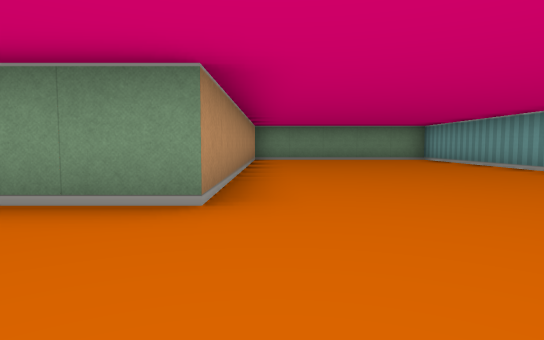
[1] (above)

19 first-person views from a walk through a cub3D level. The camera is about half as high as the walls, tilts 4° down and sees 75° across. The floor is counted in squares. Each view is taken from the middle of a square. On the plan, view 1 faces up. The plan holds only what a view shows up to about 9 squares ahead; the rest is blank. The place goes on beyond the plan.

[2]
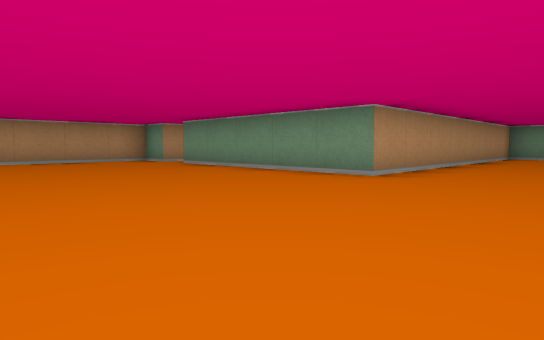

[3]
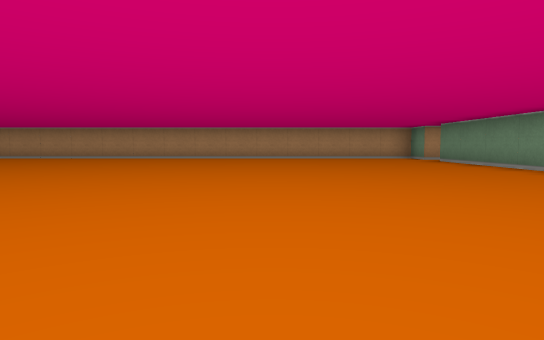

[4]
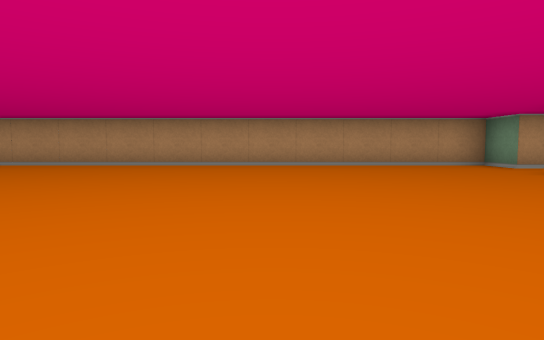

[5]
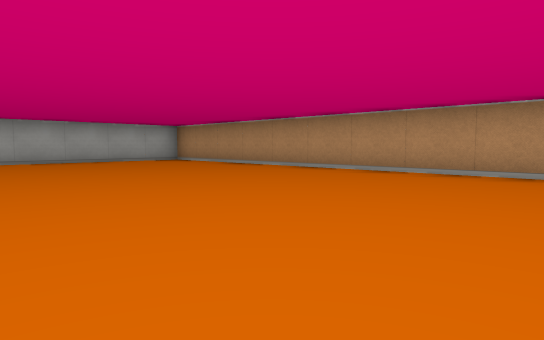

[6]
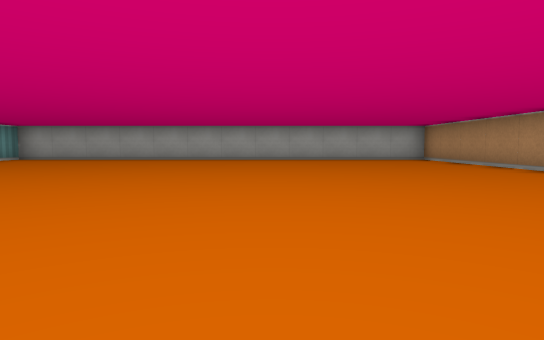

[7]
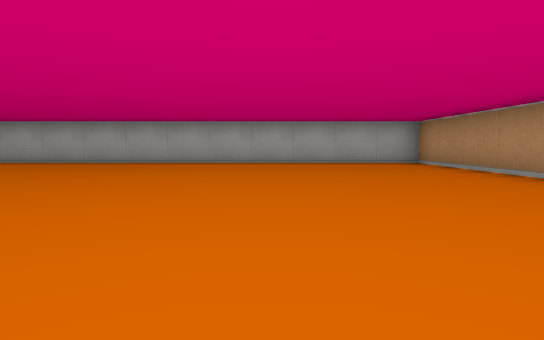

[8]
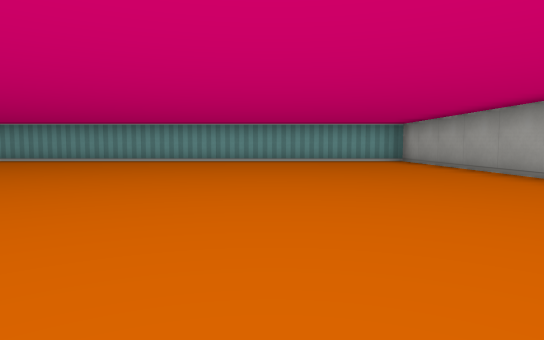

[9]
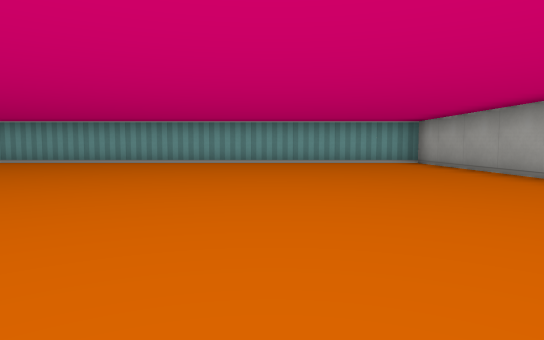

[10]
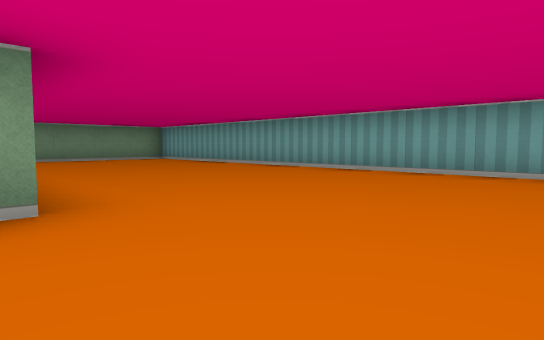

[11]
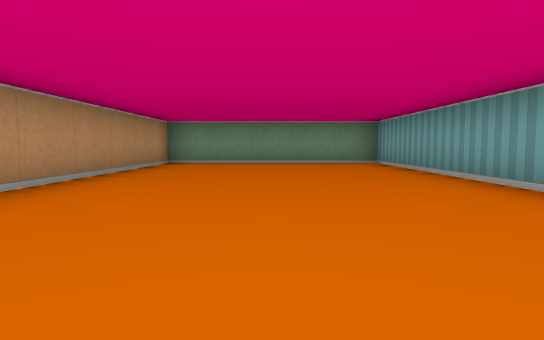

[12]
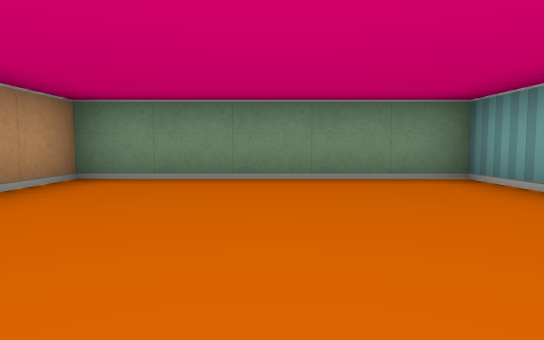

[13]
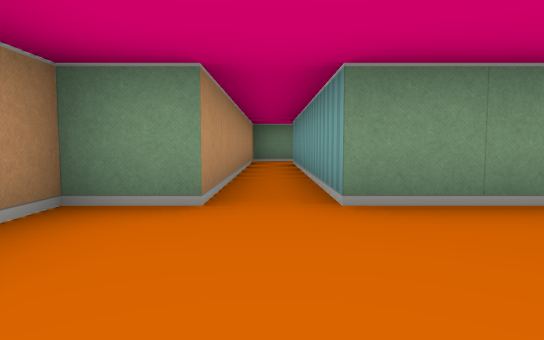

[14]
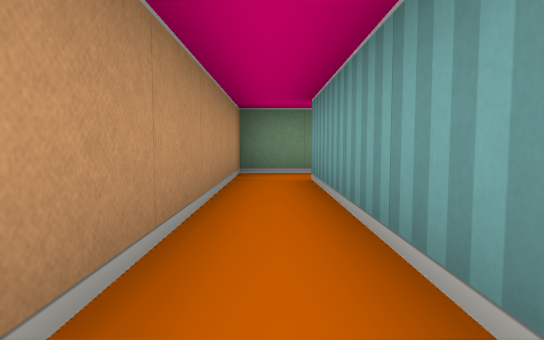

[15]
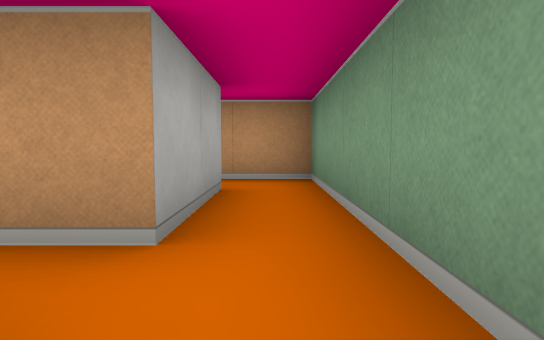

[16]
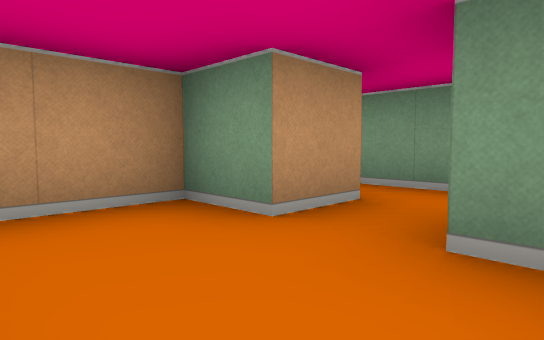

[17]
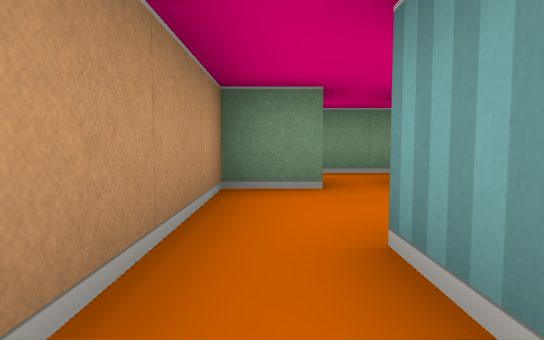

[18]
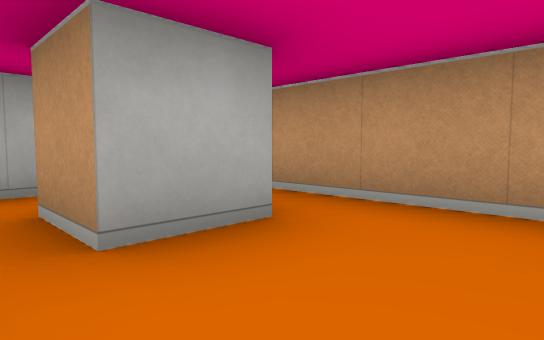

[19]
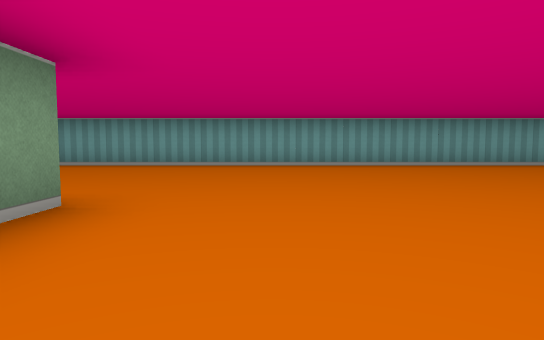

### Floor plan
Ten units are one square. View 1 is at (0, 0); x grows to the right and y downward. Boxes are objects, and circles mark ways between rooms. Rooms are numbered by the first view taken in them; rooms with no view inside come last. Other rooms are left out.
<svg viewBox="-80 -110 130 230">
<path fill="none" stroke="#000" d="M-36 -95 -65 -95 -65 -25 -75 -25 -75 115 45 115 45 -105 -5 -105 -5 -25 -55 -25 -55 -85 -35 -85M-35 -85 -35 -75M-21 -95 -36 -95M-35 -46 -35 -55 -25 -55 -25 -45M-35 -75 -45 -75 -45 -45"/>
<circle cx="-45" cy="-90" r="3" fill="#2a7"/>
<circle cx="-30" cy="-80" r="3" fill="#2a7"/>
<text x="-10" y="20">1</text>
<text x="-30" y="-90">2</text>
<text x="-30" y="-60">3</text>
</svg>
Room 1 opens to room 2. Room 2 opens to room 3.

Where each view was taken, in squares from view 1:
view 1: 0 up, 0 right, facing up
view 2: 2 down, 2 right, facing up-left
view 3: 2 down, 4 right, facing left
view 4: 2 down, 0 right, facing left
view 5: 2 down, 2 left, facing down-left
view 6: 1 down, 3 left, facing down
view 7: 3 down, 4 left, facing down
view 8: 8 down, 5 left, facing right
view 9: 8 down, 4 left, facing right
view 10: 0 up, 1 left, facing up-right
view 11: 2 up, 2 right, facing up
view 12: 6 up, 2 right, facing up
view 13: 0 up, 6 left, facing up
view 14: 4 up, 6 left, facing up
view 15: 9 up, 2 left, facing left
view 16: 6 up, 2 left, facing up-left
view 17: 4 up, 4 left, facing up
view 18: 7 up, 2 left, facing down-left
view 19: 1 up, 3 left, facing right
